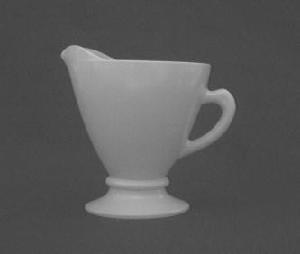
#> input picture module1/images/teacup.jpg, 300 x 254 px
$ python arithmetic-1.4.6.py --image images/teacup.jpg
#> lines starting #> are read from the running program, lines starting #| are printed output that depends on the picture
# import the necessary packages
import numpy as np
import argparse
import cv2

# construct the argument parser and parse the arguments
ap = argparse.ArgumentParser()
ap.add_argument("-i", "--image", required=True, help="Path to the image")
args = vars(ap.parse_args())

# load the image and show it
image = cv2.imread(args["image"])
#> image is the input picture: shape (254, 300, 3); min 62, max 199, mean 89.6
cv2.imshow("Original", image)

# images are NumPy arrays, stored as unsigned 8 bit integers -- this
# implies that the values of our pixels will be in the range [0, 255]; when
# using functions like cv2.add and cv2.subtract, values will be clipped
# to this range, even if the added or subtracted values fall outside the
# range of [0, 255]. Check out an example:
print("max of 255: {}".format(str(cv2.add(np.uint8([200]), np.uint8([100])))))
print("min of 0: {}".format(str(cv2.subtract(np.uint8([1]), np.uint8([251])))))

# NOTE: if you use NumPy arithmetic operations on these arrays, the value
# will be modulo (wrap around) instead of being  clipped to the [0, 255]
# range. This is important to keep in mind when working with images.
print("wrap around: {}".format(str(np.uint8([200]) + np.uint8([68]))))
print("wrap around: {}".format(str(np.uint8([1]) - np.uint8([251]))))

# let's increase the intensity of all pixels in our image by 100 -- we
# accomplish this by constructing a NumPy array that is the same size of
# our matrix (filled with ones) and the multiplying it by 100 to create an
# array filled with 100's, then we simply add the images together; notice
# how the image is "brighter"
M = np.ones(image.shape, dtype="uint8") * 100
added = cv2.add(image, M)
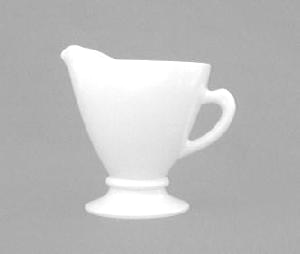
#> added: shape (254, 300, 3); min 162, max 255, mean 189.1
cv2.imshow("Added", added)

# similarly, we can subtract 50 from all pixels in our image and make it
# darker
M = np.ones(image.shape, dtype="uint8") * 50
subtracted = cv2.subtract(image, M)
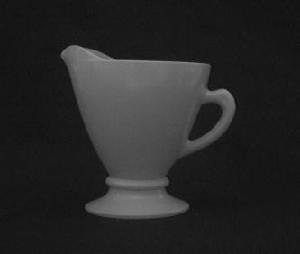
#> subtracted: shape (254, 300, 3); min 12, max 149, mean 39.6
cv2.imshow("Subtracted", subtracted)
cv2.waitKey()


M = np.ones(image.shape, dtype="uint8") * 75
added2 = cv2.add(image, M)
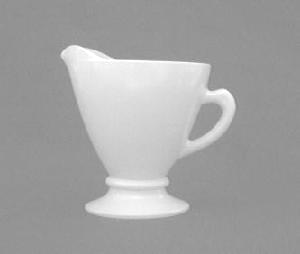
#> added2: shape (254, 300, 3); min 137, max 255, mean 164.6
cv2.imshow("Added2", added2)
cv2.waitKey()
X=152
Y=61
(b, g, r) = added2[X,Y]
#> b = 150; g = 150; r = 150
print("Pixel at ({X},{Y}) - Red: {r}, Green: {g}, Blue: {b}".format(X=X,Y=Y,r=r, g=g, b=b))
#| Pixel at (152,61) - Red: 150, Green: 150, Blue: 150


cv2.destroyAllWindows()
